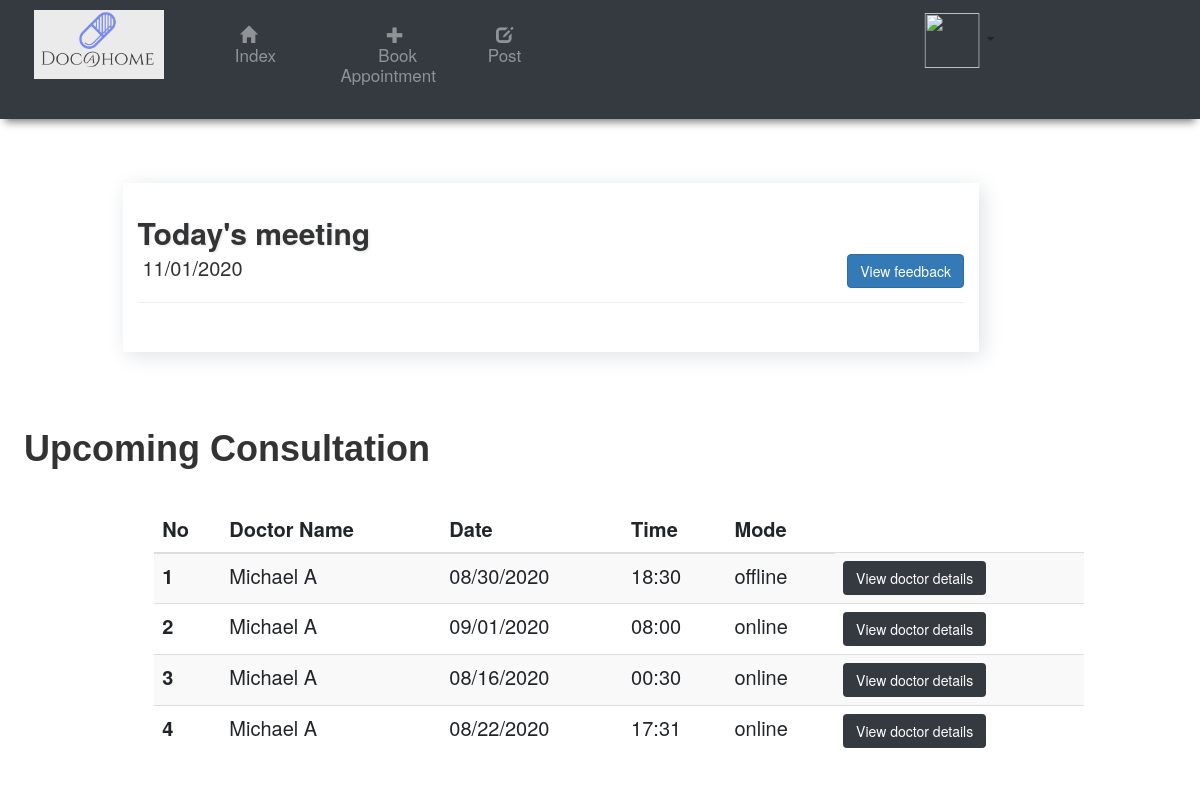
The page /index (signed in) on the database its author committed.
### Main.py (models this page shows)
class Appointment(db.Model):
    id = db.Column(db.Integer, primary_key=True)
    docName = db.Column(db.String(50))
    department = db.Column(db.String(50))
    date = db.Column(db.Integer)
    time = db.Column(db.Integer)
    mode = db.Column(db.String(10))
    createdby_id = db.Column(db.Integer, db.ForeignKey('user.id'))
    createdby_name = db.Column(db.String(50))
    status = db.Column(db.String(50), default='Pending')

### Main.py (the view)
@app.route('/index')
def index():
    username = User.query.get(session['user']).username
    print(username)
    today = time.strftime("%m/%d/%Y")
    myAppointments = Appointment.query.filter_by(createdby_name=username).filter_by(status='Confirmed').all()
    return render_template('index.html', myAppointments=myAppointments, today=today)

### templates/index.html (shortened to what this page needs)
{% extends "layout.html"%}
{% block content%}
<div class="row">
    <div class="col-1"></div>
    <div class="col-9">
        <div style="box-shadow: 4px 4px 20px #dee2e6; " class="col-12">
            <h2 class="card-title font-weight-bold mb-2" style=" text-shadow: 1px 1px 3px #dee2e6;"><br> Today's
                meeting</h2>
            <button class="btn btn-primary" style="float:right; "><a href="/history" style="color: white !important">View feedback</a> </button>
            <p class="card-text"><i class="far fa-clock pr-2"></i>
                {{today}}
            </p>
            <hr>
            <div class="row">
                <div class="col-2">
                </div>
                <div class="col-3"></div>
                <div class="col-7" >
                    <div class="card-body">
                {% if myAppointments %}
            </div>
                </div>
            </div>
            {% else %}
            <div>
                <h3>No appointments today</h3>
                <img src="https://image.freepik.com/free-vector/booking-event-calendar_23-2148551245.jpg"
                     alt="">
            </div>
            {%endif%}
        </div>
    </div>
    <div class="col-12">
        <br>
        <br>
        <h1 style="font-weight:bolder; font-family: helvetica">Upcoming Consultation</h1>
        <br>
        <div class="col-10" style="margin-left:10%">
            <table class="table table-striped table-hover">
                <thead>
                <th scope="col">No</th>
                <th scope="col">Doctor Name</th>
                <th scope="col">Date</th>
                <th scope="col">Time</th>
                <th scope="col">Mode</th>
                </thead>
                <tbody style="padding-left:10%">
                <tr>
                    {% for i in myAppointments %}
                    {% if i.date != today %}
                    <th scope="row">{{ loop.index }}</th>
                    <td> {{i.createdby_name}}</td>
                    <td>{{i.date}}</td>
                    <td>{{i.time}}</td>
                    <td>{{i.mode}}</td>
                    <td>
                        <button type="submit" class="btn btn-dark " value="{{ i.id }}">
                            <a href="{{ url_for('doc_profile', id=i.id) }}" style="color: white !important"> View doctor details</a>
                        </button>
                    </td>
                    {%endif%}
                </tr>
                {% endfor %}
                </tbody>
            </table>
        </div>
    </div>
    <br><br><br>
</div>
<br>
</div>
{% endblock%}

### static/layout.css (style rules this page uses)
body { color: #1864ab; background-color:#f1f3f5; font-size:20px; }

### rows shown on the page
Appointment: createdby_name "Michael A", date "08/30/2020", time "18:30", mode "offline"
Appointment: createdby_name "Michael A", date "09/01/2020", time "08:00", mode "online"
Appointment: createdby_name "Michael A", date "08/16/2020", time "00:30", mode "online", {{ i.id }} 14 (drawn)
Appointment: createdby_name "Michael A", date "08/22/2020", time "17:31", mode "online", {{ i.id }} 15 (drawn)

### other values the page prints
{{ today }} "11/01/2020"
